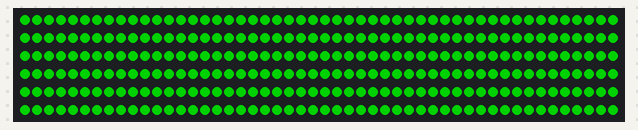
A sketch run on a simulated Arduino Mega 2560, built with avr-gcc and run on an emulated ATmega2560. On the bench: 300 RGB LEDs in strip order, left to right, continuing on the next row. Dim RGB values are drawn brighter than linear.

Above: at 3.1 s.

The sketch:

proves_placa_MEGA.ino
```cpp
#include "FastLED.h"
#define NUM_LEDS 300
#define DATA_PIN 6 //Matriu
#define BRIGHTNESS  120

CRGB leds[ NUM_LEDS ];

void setup() {
  delay( 3000 ); // power-up safety delay
  FastLED.addLeds<WS2812B, DATA_PIN, GRB>(leds, NUM_LEDS).setCorrection(TypicalSMD5050);
  FastLED.setBrightness(BRIGHTNESS );
}

void loop() {
  // put your main code here, to run repeatedly:
  for(int i=0; i<NUM_LEDS;i++)
  {
    leds[i] = CRGB(0,255,0);
  }

  FastLED.show();
  delay(150);
}
```
